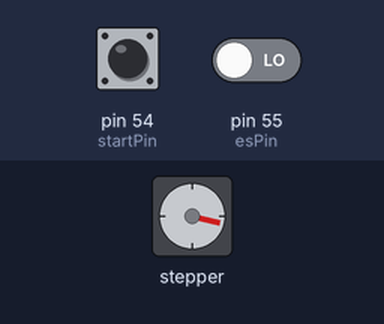
Bench run of a sketch on a simulated Arduino Mega 2560, built with avr-gcc and run on an emulated ATmega2560. Shown: stepper motor. Inputs (shaded band) come from the test bench; at power-on: pin 55 (esPin) LOW, pin 54 (startPin) HIGH. Stepper angles assume 200 steps per turn.

Above: at 16.7 s.
16.8 s: pin 55 (esPin) driven HIGH
At 22.8 s:
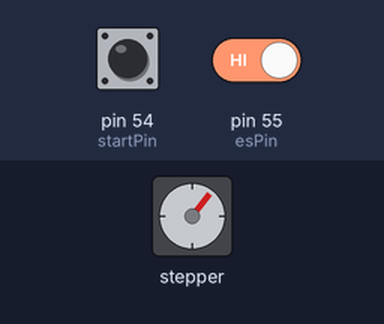
30.8 s: pin 54 (startPin) pulled LOW for 3 s
At 32.2 s:
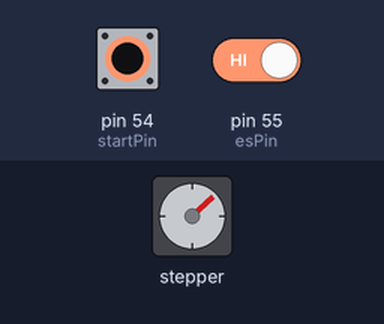
38.7 s: pin 55 (esPin) driven LOW
At 39.8 s:
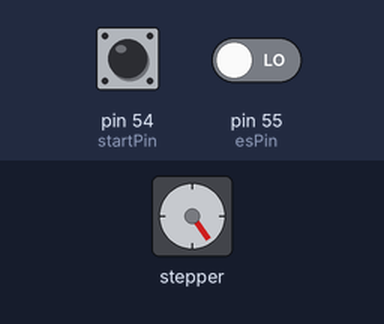
46.6 s: pin 55 (esPin) driven HIGH
At 50.8 s:
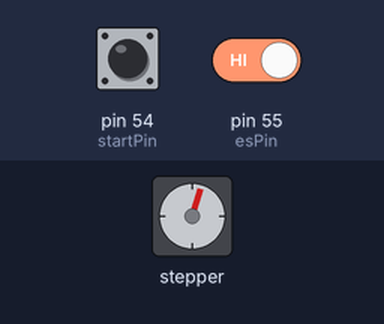
60.6 s: pin 55 (esPin) driven LOW
68.5 s: pin 55 (esPin) driven HIGH
Timing chart, 0 to 130.0 s (numbered marks = the images above; inputs shaded):
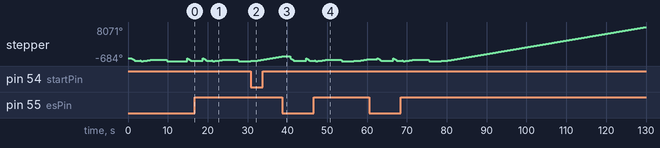

The sketch:

CONTROLLINO_camoscio_v2.ino
```cpp
// Camoscio V2
// 22/07/2024


#include <Controllino.h>
#include <AccelStepper.h>

#define stepPulse CONTROLLINO_D0
#define stepDir CONTROLLINO_D1
#define stepEnable CONTROLLINO_D2

#define esPin CONTROLLINO_A1
#define startPin CONTROLLINO_A0

AccelStepper stepper(AccelStepper::DRIVER, stepPulse, stepDir);

void setup() {

  pinMode(stepEnable, OUTPUT);

  stepper.setMaxSpeed(100);
  stepper.setAcceleration(100);

  digitalWrite(stepEnable, LOW);

  while (digitalRead(esPin)) {

    stepper.moveTo(10000);
    stepper.run();

  }

  stepper.setCurrentPosition(0);

  digitalWrite(stepEnable, HIGH);

}


void loop() {

  if (!digitalRead(startPin)) {

    digitalWrite(stepEnable, HIGH);
    delay(100);

  } else {

    digitalWrite(stepEnable, LOW);
    delay(800);

    //SU VELOCE
    stepper.setMaxSpeed(2000);
    stepper.setAcceleration(1000);
    stepper.moveTo(-180*1.9);
    while (stepper.distanceToGo() < 0) {
      stepper.run();
    }
    delay(1000);

    //GIU META
    stepper.setMaxSpeed(12000);
    stepper.setAcceleration(12000);
    stepper.moveTo(-150*1.9);
    while (stepper.distanceToGo() > 0) {
      stepper.run();
    };

    //SU VELOCE
    stepper.setMaxSpeed(12000);
    stepper.setAcceleration(12000);
    stepper.moveTo(-200*1.9);
    while (stepper.distanceToGo() < 0) {
      stepper.run();
    }

    delay(500);

    //GIU META
    stepper.setMaxSpeed(100);
    stepper.setAcceleration(100);
    stepper.moveTo(-100*1.9);
    while (stepper.distanceToGo() > 0) {
      stepper.run();
    }

    delay(3000);


    //SU VELOCE
    stepper.setMaxSpeed(12000);
    stepper.setAcceleration(12000);
    stepper.moveTo(-200*1.9);
    while (stepper.distanceToGo() < 0) {
      stepper.run();
    }


    delay(3000);

    //GIU LENTO
    stepper.setMaxSpeed(100);
    stepper.setAcceleration(40);
    while (digitalRead(esPin)) {
      stepper.moveTo(10000);
      stepper.run();
    }
    stepper.setCurrentPosition(0);

    delay(2000);

    //SU VELOCE
    stepper.setMaxSpeed(3000);
    stepper.setAcceleration(1000);
    stepper.moveTo(-180*1.9);
    while (stepper.distanceToGo() < 0) {
      stepper.run();
    }

    //GIU LENTO
    stepper.setMaxSpeed(100);
    stepper.setAcceleration(40);
    while (digitalRead(esPin)) {
      stepper.moveTo(10000);
      stepper.run();
    }
    stepper.setCurrentPosition(0);

    delay(2000);

  }
}
```
